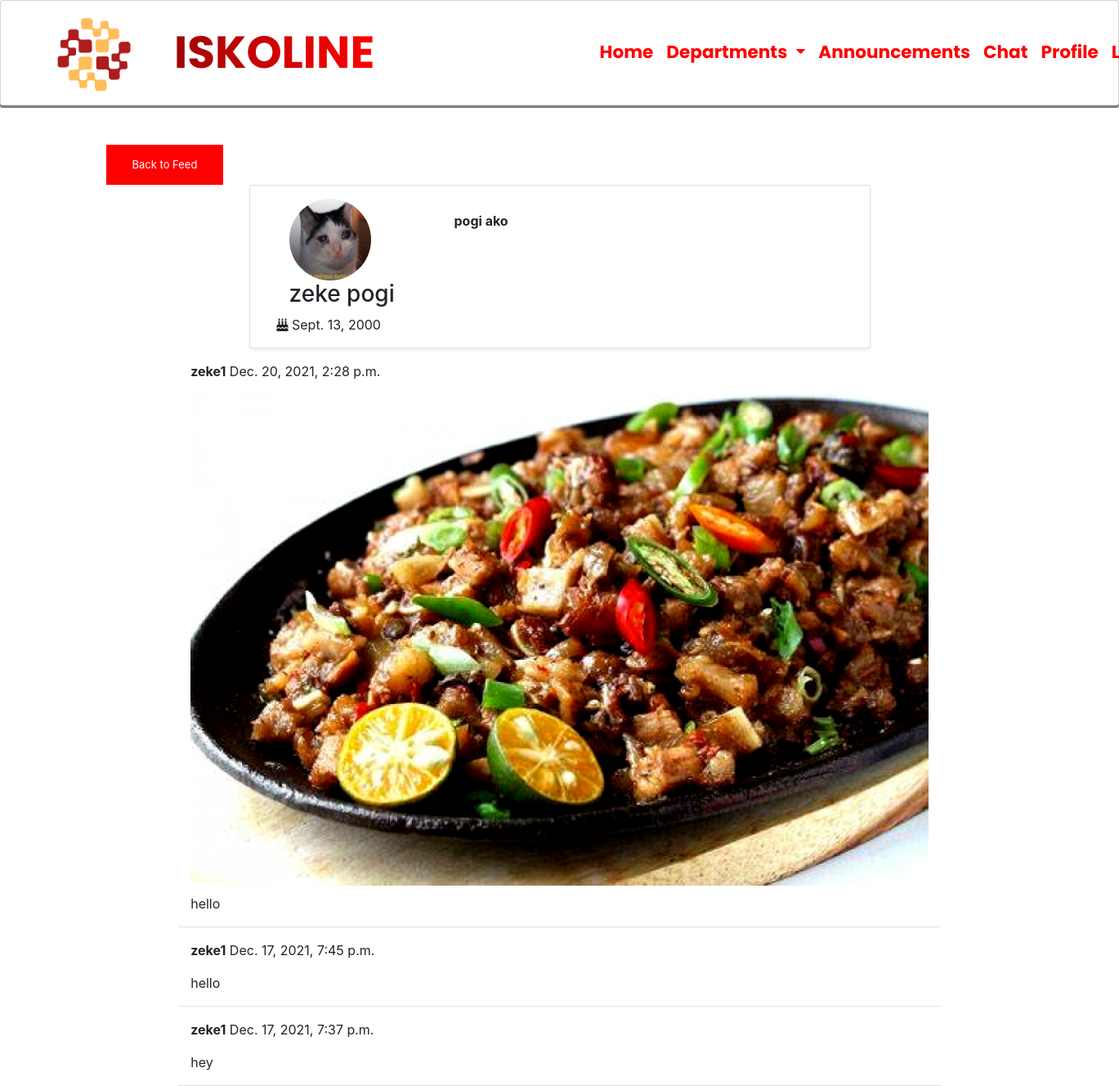
The app's page /profile/1/, older data.
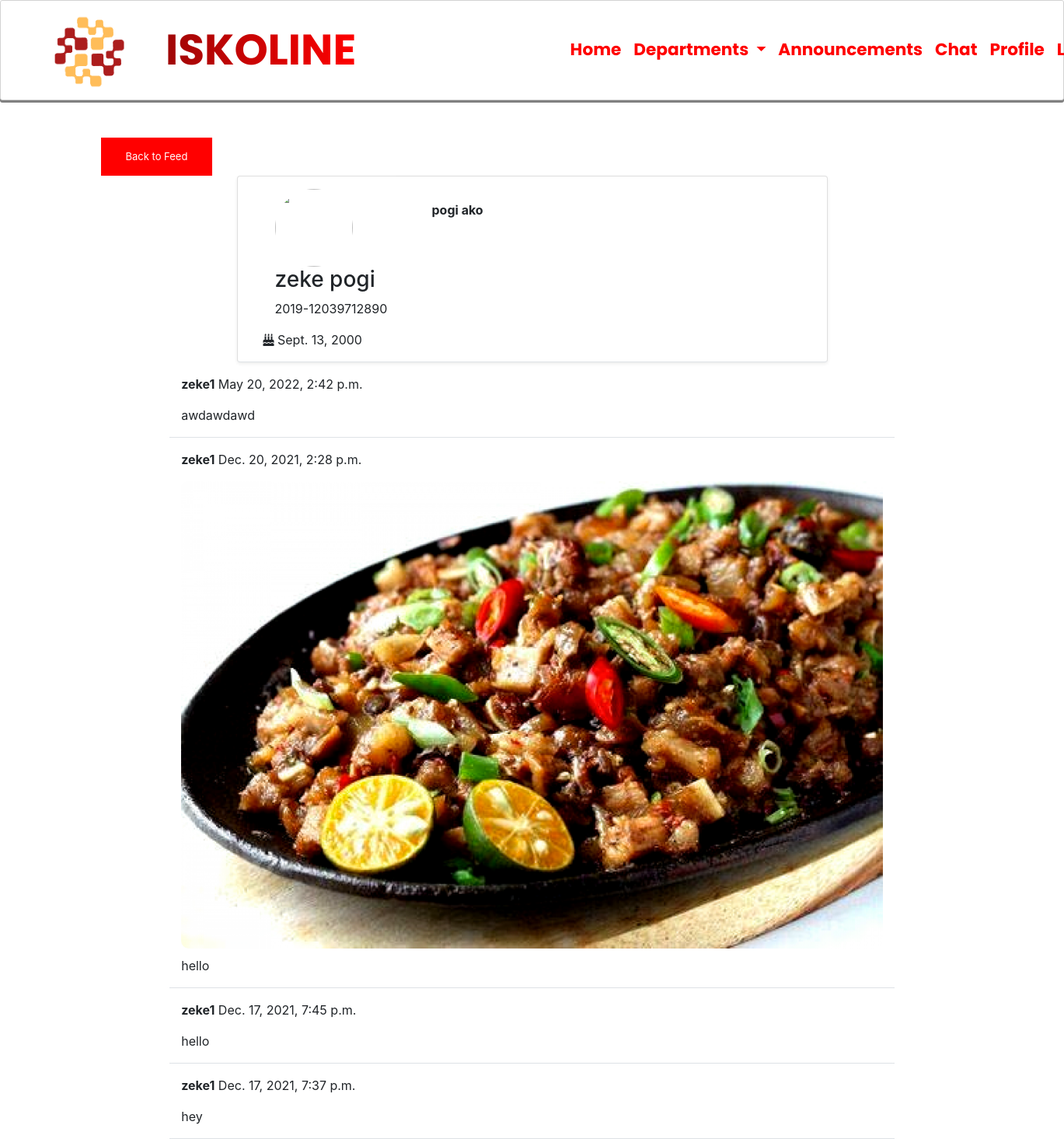
The same page, newer data.
### student/models.py (models this page shows)
class UserProfile(models.Model):
    user = models.OneToOneField(User, primary_key=True, verbose_name='user', related_name='profile', on_delete=models.CASCADE)
    name = models.CharField(max_length=30, blank=True, null=True)
    email = models.CharField(max_length=200, null=True)
    bio = models.TextField(max_length=500, blank=True, null=True)
    birth_date=models.DateField(null=True, blank=True)
    location = models.CharField(max_length=100, blank=True, null=True)
    picture = models.ImageField(upload_to='uploads/profile_pictures', default='uploads/profile_pictures/default.jpg', blank=True)
    GENDER_CHOICES = (
        ('Male', 'Male'),
        ('Female', 'Female'),
    )
    gender = models.CharField(max_length=6, blank=True, null=True ,choices=GENDER_CHOICES)
    student_id = models.CharField(max_length=16, blank=False, null=True)

class Post(models.Model):
    body = models.TextField()
    date = models.DateTimeField(default=timezone.now)
    author = models.ForeignKey(User, on_delete=models.CASCADE)
    image = models.ImageField(upload_to='uploads/post_photos', blank=True, null=True)

### student/views.py (the view)
# urls.py: path('profile/<int:pk>/', ProfileView.as_view(), name='profile'),
class ProfileView(View):
    def get(self, request, pk, *args, **kwargs):
        profile = UserProfile.objects.get(pk=pk)
        user = profile.user
        posts = Post.objects.filter(author=user).order_by('-date')
        context = {
            'user': user,
            'profile': profile,
            'posts': posts
        }
        return render(request, 'home/profile.html', context)

### student/templates/home/profile.html (shortened to what this page needs)
{% extends 'home/base.html' %}
{% load static %}
{% block content %}
<div class="container">
    <div class="row mt-5">
        <div class="col-md-3 col-sm-6">
            <a href="{% url 'post_list' %}" button class="button button2">Back to Feed</a>
        </div>
    </div>
    <div class="row justify-content-center">
        <div class="card shadow-sm col-md-8 col-sm-12 border-bottom px-5 pt-3">
            <div class="bio">
                {% if profile.bio %}
                <b> <p>{{ profile.bio }} </p> </b>
                {% endif %}
            </div>
            <div>
            {% if profile.picture %}
            <img src="{{ profile.picture.url }}" class="rounded-circle" width="100" height="100" />
            {% else %}
            <img src="https://res.cloudinary.com/dmagk9gck/image/upload/v1652844857/media/uploads/default_u8embw.jpg" class="rounded-circle" width="100" height="100" />
            {% endif %}
            {% if profile.name %}
            <h3 class="py-7">{{ profile.name }}
                {% endif %}
            </h3>
            {% if profile.student_id %}
            <p>{{ profile.student_id }}</p>
            {% endif %}
            <div class="row">
                <div class="col-md-">
                    {% if profile.birth_date %}
                    <p> <i class="fa fa-birthday-cake"> </i>  {{ profile.birth_date }}  </p>
                    {% endif %}
                </div>
            </div>
        </div>
        </div>
    </div>
    </div>
    {% for post in posts %}
    <div class="row justify-content-center mt-3">
        <div class="col-md-8 col-sm-12 border-bottom position-relative">
            <p><strong>{{ post.author }}</strong> {{ post.date }}</p>
                <div class="position-relative">
                {% if post.image %}
                    <img src="{{ post.image.url }}" class="post-image"/>
                {% endif %}
                    <p>{{ post.body }}</p>
                </div>
        </div>
    </div>
    {% endfor %}
{% endblock content %}

### student/templates/home/base.html (shortened to what this page needs)
{% load static %}
<!DOCTYPE html>
<html lang="en">
<head>
    <link rel="stylesheet" href="https://cdn.jsdelivr.net/npm/bootstrap@4.6.1/dist/css/bootstrap.min.css">
    <link rel="stylesheet" href="https://use.fontawesome.com/releases/v5.8.2/css/all.css">
    <link href="{% static 'style.css' %}" rel="stylesheet">
</head>
<body>
    <div class="navbar1">
        <nav class="navbar navbar-expand-md navbar-dark sticky-top">
            <div class="collapse navbar-collapse" id="collapse_target">
                <a class="navbar-brand" href="{% url 'post_list' %}"><img class="logo"
                    src="{% static '/images/ISKOLINE_LOGO.png' %}"></a>
                <a class="navbar-text" href="{% url 'post_list' %}">ISKOLINE</a>
            </div>
            <div class="collapse navbar-collapse"  id="collapse_target">
                <ul class="navbar-nav">
                    <li class="nav-item"><a class="nav-link" href="{% url 'post_list' %}">Home</a></li>
                    <li class="nav-item dropdown">
                        <a class="nav-link dropdown-toggle" data-toggle="dropdown" data-target="dropdown-target" href="#">Departments
                        </a>
                    </li>
                    <li class="nav-item"><a class="nav-link" href="{% url 'announcement' %}">Announcements</a></li>
                    <li class="nav-item"><a class="nav-link" href="{% url 'chatindex' %}">Chat</a></li>
                    <li class="nav-item"><a class="nav-link" href="{% url 'profile' user.profile.pk %}">Profile</a></li>
                    <li class="nav-item"><a class="nav-link" href="{% url 'logout' %}">Logout</a></li>
                </ul>
            </div>
        </nav>
    </div>
    {% block content %}{% endblock %}
</body>
</html>

### static/style.css (style rules this page uses)
* { margin: 0; padding: 0; box-sizing: border-box; }
html { scroll-behavior: smooth; }
body { overflow-x: hidden; }
.logo { max-width: 180px; max-height: 180px; }
.navbar-nav { transform: translateX(25%); }
.post-image { max-width:100%; height: auto; border-radius: 10px; margin-bottom: 10px; margin-left: auto; margin-right: auto; display: block; }
.navbar1 { background-color: #ffffff; font-family: 'Poppins'; font-size: 18px; border: 1px solid lightgray; border-radius: 3px; box-shadow: 0 3px 0 gray; }
.navbar-text { font-size: 55px; font-weight: bold; background: -webkit-linear-gradient(right, #FF0000, #9F0606); -webkit-background-clip: text; background-clip: text; -webkit-text-fill-color: transparent; }
.nav-item a { color: red !important; font-weight: bold; font-size: larger; }
.button { background-color: red; border: none; color: white; padding: 15px 32px; text-align: center; text-decoration: none; display: inline-block; font-size: 13px; cursor: pointer; -webkit-transition-duration: 0.4s; transition-duration: 0.4s; margin: 0px; }
.bio { position:absolute; padding-top: 15px; left: 250px; }

Row changes from the older to the newer data that the page shows:
changed UserProfile "zeke pogi": student_id (not shown) → "2019-12039712890"; picture: picture removed
added Post: author "zeke1", date "May 20, 2022, 2:42 p.m.", body "awdawdawd"
